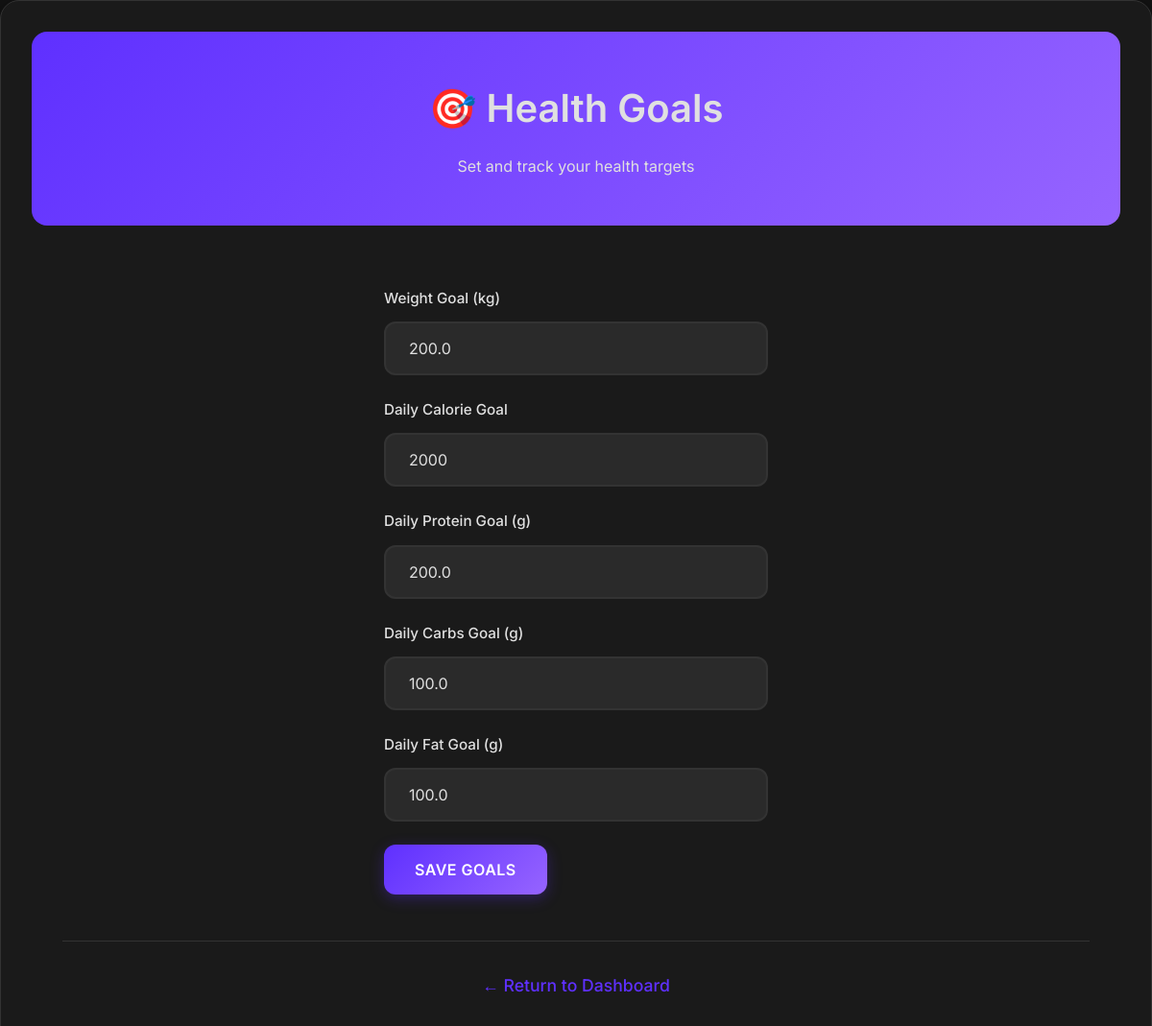
The app's page /goals (signed in), older data.
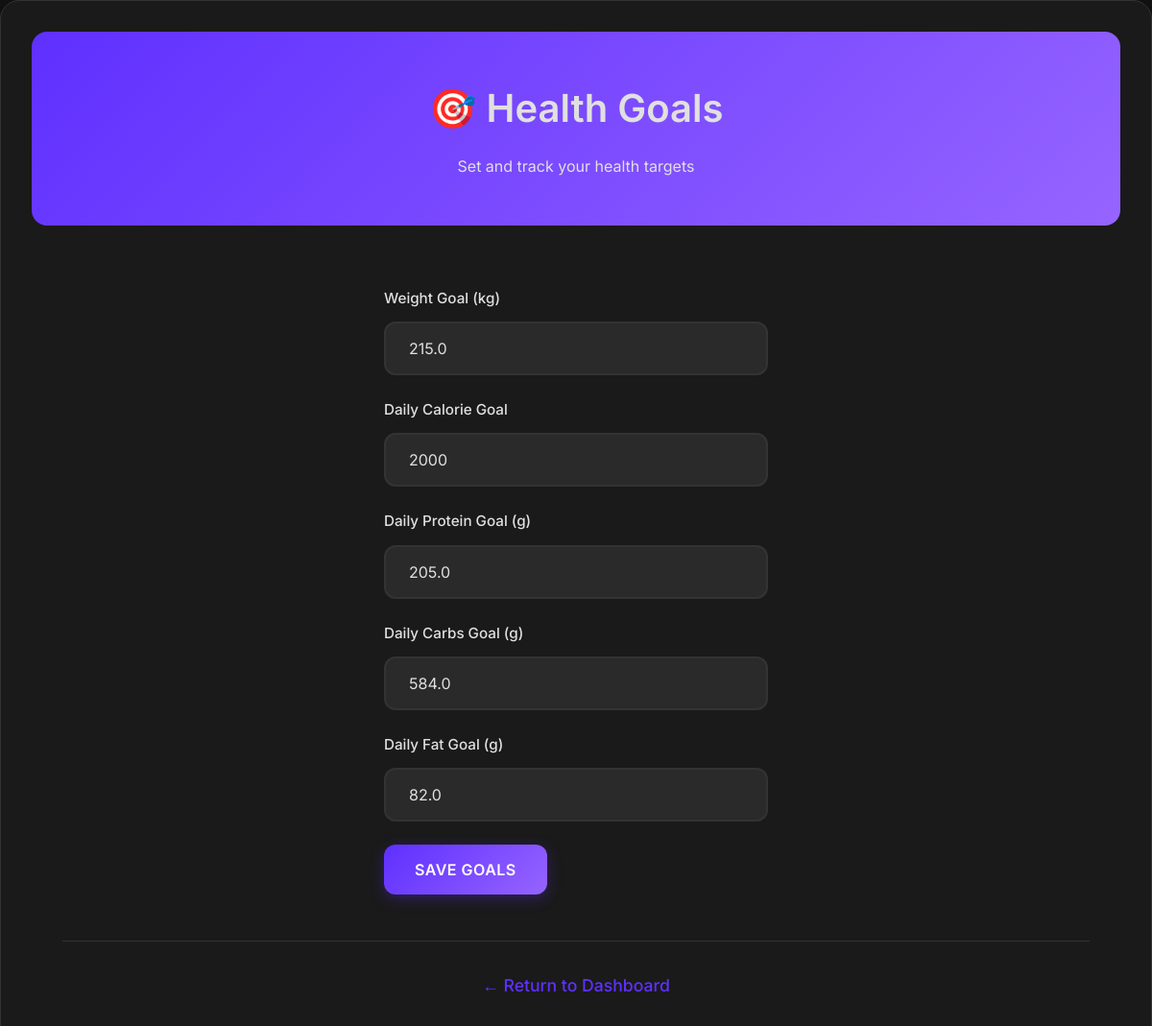
The same page, newer data.
### tables this page shows
CREATE TABLE goals (
            id INTEGER PRIMARY KEY AUTOINCREMENT,
            user_id INTEGER,
            weight_goal REAL,
            calorie_goal INTEGER, protein_goal REAL, carbs_goal REAL, fat_goal REAL,
            FOREIGN KEY (user_id) REFERENCES users(id)
        );

### cedhealth_app.py (the view, shortened to what this page needs)
@app.route('/goals', methods=['GET', 'POST'])
def goals():
    if 'user_id' not in session:
        return redirect(url_for('login'))
    user_id = session['user_id']
    conn = sqlite3.connect('cedhealth.db')
    c = conn.cursor()
    c.execute('SELECT weight_goal, calorie_goal, protein_goal, carbs_goal, fat_goal FROM goals WHERE user_id = ?',
              (user_id, ))
    goal = c.fetchone()
    conn.close()
    return render_template('goals.html', goal=goal)

### templates/goals.html (shortened to what this page needs)
<!DOCTYPE html>
<html lang="en">
<head>
    <link rel="stylesheet" href="{{ url_for('static', filename='style.css') }}">
</head>
<body>
    <div class="container">
        <div class="header">
            <h1>🎯 Health Goals</h1>
            <p>Set and track your health targets</p>
        </div>
        <div class="content">
            <form method="POST" class="form-container">
                <div class="form-group">
                    <label for="weight_goal">Weight Goal (kg)</label>
                    <input type="number" id="weight_goal" name="weight_goal" step="0.1"
                           value="{{ goal[0] if goal else '' }}" placeholder="Enter your target weight">
                </div>
                <div class="form-group">
                    <label for="calorie_goal">Daily Calorie Goal</label>
                    <input type="number" id="calorie_goal" name="calorie_goal"
                           value="{{ goal[1] if goal else '' }}" placeholder="Enter daily calorie target">
                </div>
                <div class="form-group">
                    <label for="protein_goal">Daily Protein Goal (g)</label>
                    <input type="number" id="protein_goal" name="protein_goal" step="0.1"
                           value="{{ goal[2] if goal else '' }}" placeholder="Enter daily protein target">
                </div>
                <div class="form-group">
                    <label for="carbs_goal">Daily Carbs Goal (g)</label>
                    <input type="number" id="carbs_goal" name="carbs_goal" step="0.1"
                           value="{{ goal[3] if goal else '' }}" placeholder="Enter daily carbs target">
                </div>
                <div class="form-group">
                    <label for="fat_goal">Daily Fat Goal (g)</label>
                    <input type="number" id="fat_goal" name="fat_goal" step="0.1"
                           value="{{ goal[4] if goal else '' }}" placeholder="Enter daily fat target">
                </div>
                <button type="submit" class="btn btn-primary">Save Goals</button>
            </form>
            <div class="back-link">
                <a href="/dashboard">← Return to Dashboard</a>
            </div>
        </div>
    </div>
</body>
</html>

### static/style.css (style rules this page uses)
* { margin: 0; padding: 0; box-sizing: border-box; }
:root { --primary-bg: #121212; --secondary-bg: #1A1A1A; --tertiary-bg: #2A2A2A; --card-bg: #1A1A1A; --accent-color: #5f30ff; --accent-gradient: linear-gradient(135deg, #5f30ff 0%, #9664ff 100%); --accent-hover: #7c3aed; --text-primary: #e0e0e0; --text-secondary: #B8B8B8; --text-muted: #888888; --border-color: #333333; --shadow-light: rgba(95, 48, 255, 0.1); --shadow-medium: rgba(0, 0, 0, 0.3); --shadow-heavy: rgba(0, 0, 0, 0.5); --radius-sm: 8px; --radius-md: 12px; --radius-lg: 16px; --radius-xl: 20px; --space-xs: 0.5rem; --space-sm: 0.75rem; --space-md: 1rem; --space-lg: 1.5rem; --space-xl: 2rem; --space-2xl: 3rem; }
body { font-family: 'Inter', 'Poppins', -apple-system, BlinkMacSystemFont, 'Segoe UI', Roboto, sans-serif; line-height: 1.6; color: var(--text-primary); background-color: var(--primary-bg); min-height: 100vh; font-weight: 400; }
h1, h2, h3, h4, h5, h6 { font-weight: 600; margin-bottom: var(--space-md); color: var(--text-primary); font-family: 'Inter', sans-serif; }
h1 { font-size: 2.5rem; }
p, span, div, label, li, td, th { color: var(--text-primary); font-family: 'Inter', sans-serif; }
a { color: var(--accent-color); text-decoration: none; transition: color 0.3s ease; }
.btn { display: inline-flex; align-items: center; justify-content: center; padding: var(--space-md) var(--space-xl); font-size: 1rem; font-weight: 600; text-decoration: none; border: none; border-radius: var(--radius-md); cursor: pointer; transition: all 0.3s ease; white-space: nowrap; text-transform: uppercase; letter-spacing: 0.5px; font-family: 'Inter', sans-serif; }
.btn-primary, .btn { background: var(--accent-gradient); color: white; box-shadow: 0 4px 15px rgba(95, 48, 255, 0.3); }
input[type="text"], input[type="email"], input[type="password"], input[type="number"], input[type="date"], select, textarea { width: 100%; padding: var(--space-md) var(--space-lg); font-size: 1rem; font-family: 'Inter', sans-serif; font-weight: 400; border: 2px solid var(--border-color); border-radius: var(--radius-md); background: var(--tertiary-bg); color: var(--text-primary); transition: all 0.3s ease; }
input::placeholder { color: var(--text-muted); }
.form-group { margin-bottom: var(--space-lg); }
.form-group label { display: block; margin-bottom: var(--space-sm); font-weight: 500; color: var(--text-primary); font-size: 0.95rem; }
.container { max-width: 1200px; margin: 0 auto; padding: var(--space-xl); background: var(--card-bg); border-radius: var(--radius-xl); box-shadow: 0 8px 32px var(--shadow-medium); border: 1px solid var(--border-color); }
.header, .page-header { background: var(--accent-gradient); color: white; padding: var(--space-2xl) var(--space-xl); text-align: center; border-radius: var(--radius-lg); margin-bottom: var(--space-xl); position: relative; }
.back-link { text-align: center; margin-top: var(--space-2xl); padding-top: var(--space-xl); border-top: 1px solid var(--border-color); }
.back-link a { color: var(--accent-color); text-decoration: none; font-weight: 500; transition: color 0.3s ease; font-size: 1.1rem; }
.content { padding: var(--space-xl); }

### templates/goals.html (style rules this page uses)
.form-container { max-width: 400px; margin: 0 auto; }

Row changes from the older to the newer data that the page shows:
removed goals: weight_goal "200.0", calorie_goal "2000", protein_goal "200.0", carbs_goal "100.0", fat_goal "100.0"
added goals: weight_goal "215.0", calorie_goal "2000", protein_goal "205.0", carbs_goal "584.0", fat_goal "82.0"
